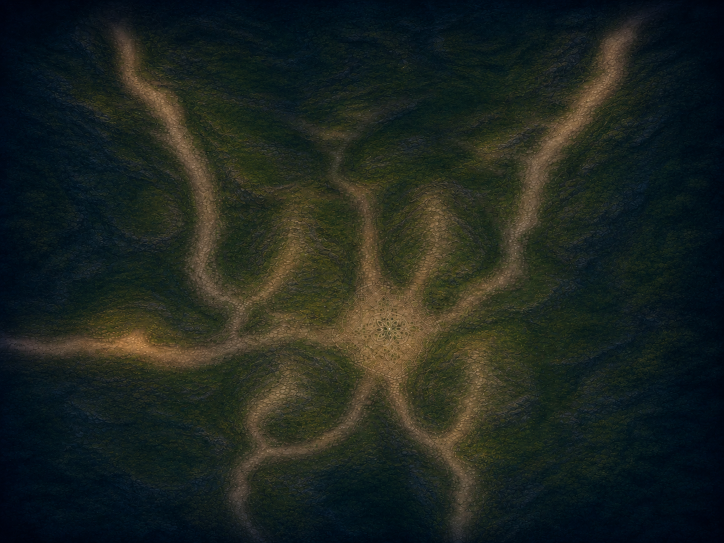
#> input picture 6라운드지형자료/지형.png, 1448 x 1086 px, found by its file name (shown at 1/2 size)
$ python gen_village.py
#> lines starting #> are read from the running program, lines starting #| are printed output that depends on the picture
"""
「자정의 마을」(캠페인 6) 지형 파이프라인.

작가가 준 6라운드지형자료/ 를 게임 에셋으로 굽는다.

  지형.png     -> assets/maps/village.png   (배경 한 장 — MapDef.bgImage)
               -> 통행 마스크               (data.ts MASK_VILLAGE)
  오브젝트.png -> assets/tiles/vg_*.png      (건물 4채 + 나무·바위·등불 소품)

Wang타일.png 는 쓰지 않는다. 그 시트는 「길이 타일 변(邊)으로 이어지는」 엣지형인데
엔진(render.ts WANG_16)은 꼭짓점 기준 코너형이라 규약이 다르다. 억지로 맞추면
작가가 칠한 길 모양이 뭉개지므로, 이미 완성된 지형.png 를 배경으로 통째로 깐다
(MapDef.bgImage — 잿길·세계수와 같은 손그림 지형 경로).

통행 판정: 길은 따뜻하고(r>b) 숲은 차갑다(b>r). 다만 원본에 비네팅이 세서
가장자리 길이 까맣게 죽으므로, 크게 흐린 복사본으로 밝기를 나눠 비네팅을 걷어낸 뒤
색조로 가른다.

실행: python packages/client/tools/gen_village.py
"""
import os
from PIL import Image, ImageFilter

SRC = '6라운드지형자료'
TILES = 'packages/client/public/assets/tiles'
MAPS = 'packages/client/public/assets/maps'

LEN_T, HALF_T = 56, 21          # MapDef 와 반드시 같아야 한다 (길이 56타일 / 반폭 21)
CPT = 2                          # 타일당 격자 칸
ROWS, COLS = LEN_T * CPT, HALF_T * 2 * CPT

# 건물 4채가 설 자리 — 완성.png 에서 잰 화면 비율 (0~1)
BUILDINGS = [
    ('vg_house_a', 0.408, 0.433),   # 11시
    ('vg_house_b', 0.608, 0.414),   # 1시
    ('vg_house_c', 0.390, 0.695),   # 7시
    ('vg_house_d', 0.653, 0.714),   # 5시
]
PLAZA = (0.539, 0.612)


def unvignette(im):
    """크게 흐린 밝기로 나눠 가장자리 어두움을 걷어낸다."""
    g = im.convert('L').filter(ImageFilter.GaussianBlur(70))
    return g


def build_mask(im):
    W, H = im.size
    blur = unvignette(im)
    px, bp = im.load(), blur.load()
    grid = [['#'] * COLS for _ in range(ROWS)]
    for r in range(ROWS):
        for c in range(COLS):
            # 격자 칸 중심 -> 원본 픽셀 (행=진행축 x, 열=폭 y)
            x = min(W - 1, int((r + 0.5) * W / ROWS))
            y = min(H - 1, int((c + 0.5) * H / COLS))
            rr, gg, bb = px[x, y][:3]
            base = max(8, bp[x, y])
            # 비네팅 보정: 주변 평균으로 정규화한 뒤 따뜻함(r-b)을 본다
            warm = (rr - bb) * 40 / base
            lum = (rr + gg + bb) / 3 * 40 / base
            if warm > 6 and lum > 26:
                grid[r][c] = '.'
    return grid


def dilate(grid, n=1):
    """길을 n칸 부풀린다 — 건물 앞마당·계단까지 밟히게."""
    for _ in range(n):
        out = [row[:] for row in grid]
        for r in range(ROWS):
            for c in range(COLS):
                if grid[r][c] == '.':
                    continue
                for dr, dc in ((1, 0), (-1, 0), (0, 1), (0, -1)):
                    nr, nc = r + dr, c + dc
                    if 0 <= nr < ROWS and 0 <= nc < COLS and grid[nr][nc] == '.':
                        out[r][c] = '.'
                        break
        grid = out
    return grid


def carve_disc(grid, fx, fy, tiles_r):
    """건물 둘레를 강제로 열어 준다 — 못 닿으면 부술 수가 없다."""
    cr, cc = fx * ROWS, fy * COLS
    rad = tiles_r * CPT
    for r in range(max(0, int(cr - rad)), min(ROWS, int(cr + rad) + 1)):
        for c in range(max(0, int(cc - rad)), min(COLS, int(cc + rad) + 1)):
            if (r - cr) ** 2 + (c - cc) ** 2 <= rad * rad:
                grid[r][c] = '.'


def cut_objects():
    """오브젝트 시트를 알파 연결 성분으로 잘라 낸다."""
    im = Image.open(os.path.join(SRC, '오브젝트.png')).convert('RGBA')
    W, H = im.size
    a = im.split()[3].load()
    seen = [[False] * W for _ in range(H)]
    boxes = []
    for y in range(H):
        for x in range(W):
            if seen[y][x] or a[x, y] < 40:
                continue
            # 반복 플러드필 (재귀는 스택이 터진다)
            stack = [(x, y)]
            seen[y][x] = True
            x0 = x1 = x
            y0 = y1 = y
            n = 0
            while stack:
                cx, cy = stack.pop()
                n += 1
                x0, x1 = min(x0, cx), max(x1, cx)
                y0, y1 = min(y0, cy), max(y1, cy)
                for dx in (-2, -1, 0, 1, 2):
                    for dy in (-2, -1, 0, 1, 2):
                        nx, ny = cx + dx, cy + dy
                        if 0 <= nx < W and 0 <= ny < H and not seen[ny][nx] and a[nx, ny] >= 40:
                            seen[ny][nx] = True
                            stack.append((nx, ny))
            if n >= 900:  # 티끌 제외
                boxes.append((x0, y0, x1 + 1, y1 + 1, n))
    boxes.sort(key=lambda b: (b[1] // 60, b[0]))  # 위->아래, 좌->우
    return im, boxes


def main():
    os.makedirs(MAPS, exist_ok=True)
    terr = Image.open(os.path.join(SRC, '지형.png')).convert('RGB')
#> terr is the input picture: PIL image 1448x1086 RGB; mean R, G, B 30.3, 37.2, 31.9
    terr.save(os.path.join(MAPS, 'village.png'))
    print(f'-> {MAPS}/village.png {terr.size}')
#| -> packages/client/public/assets/maps/village.png (1448, 1086)

    grid = dilate(build_mask(terr), 1)
#> in unvignette, `g = im.convert('L').filter(ImageFilter.GaussianBlur(70))`:
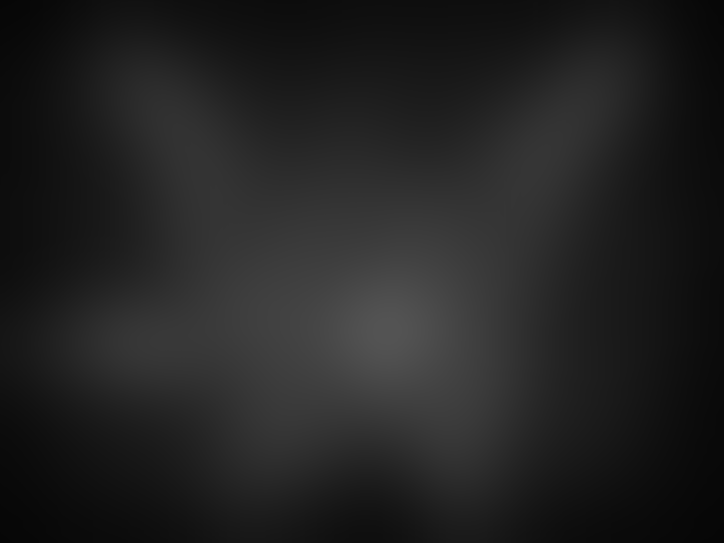
#> g: PIL image 1448x1086 L (shown at 1/2 size); min 6, max 83, mean 34.2
#> after the loop in build_mask, `for r in range(ROWS):`: grid = 112 items
#> the loop in dilate, `for _ in range(n):` made 1 pass
#> grid = 112 items
    for _, fx, fy in BUILDINGS:
        carve_disc(grid, fx, fy, 3.0)
    carve_disc(grid, *PLAZA, 5.0)
    data = ''.join(''.join(r) for r in grid)
    assert len(data) == ROWS * COLS
    print(f'마스크 {ROWS}x{COLS} — 통행 {data.count(".") * 100 // len(data)}%')
#| 마스크 112x84 — 통행 40%
    with open('packages/client/tools/village_mask.txt', 'w') as f:
        f.write(data)
    for r in range(0, ROWS, 3):
        print(''.join('.' if any(grid[r][c + k] == '.' for k in range(min(3, COLS - c)))
                      else '#' for c in range(0, COLS, 3)))
#> this loop made 38 passes

    im, boxes = cut_objects()
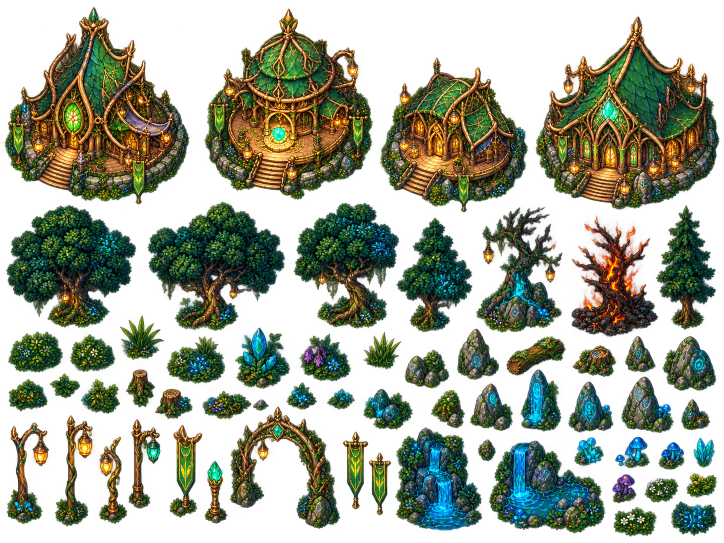
#> input picture 6라운드지형자료/오브젝트.png, 1448 x 1086 px, found by its file name (shown at 1/2 size)
#> in cut_objects, im is the input picture: PIL image 1448x1086 RGBA; mean R, G, B, A 38.1, 45.4, 25.1, 121.9
#> boxes = 60 items, first 6: (9, 13, 379, 409, 87347), (409, 17, 746, 400, 83513), (1071, 33, 1439, 420, 89943), (760, 115, 1056, 425, 58732), (12, 409, 273, 656, 42615), (295, 403, 570, 662, 43337)
    # 잘린 조각은 눈으로 확인하려고 떨궈 두는 것 — 게임이 쓰는 그림이 아니다.
    # public/assets 에 쓰면 60장이 그대로 배포에 실린다. 도구 폴더로 뺀다.
    dump = os.path.join(os.path.dirname(os.path.abspath(__file__)), 'objdump')
    os.makedirs(dump, exist_ok=True)
    print(f'\n오브젝트 {len(boxes)}개:')
#| 오브젝트 60개:
    for i, (x0, y0, x1, y1, n) in enumerate(boxes):
        print(f'  {i:2d}: ({x0},{y0})-({x1},{y1}) {x1 - x0}x{y1 - y0} px={n}')
        im.crop((x0, y0, x1, y1)).save(os.path.join(dump, f'vg_raw{i}.png'))
#> this loop made 60 passes
#> (x0, y0, x1, y1, n) on passes 1 to 12: (9, 13, 379, 409, 87347), (409, 17, 746, 400, 83513), (1071, 33, 1439, 420, 89943), (760, 115, 1056, 425, 58732), (12, 409, 273, 656, 42615), (295, 403, 570, 662, 43337), (587, 406, 798, 657, 34163), (952, 414, 1125, 666, 24992), (1312, 410, 1432, 660, 16397), (793, 435, 945, 664, 18993), (1143, 431, 1316, 674, 23193), (240, 631, 329, 720, 4273)
#|    0: (9,13)-(379,409) 370x396 px=87347
#|    1: (409,17)-(746,400) 337x383 px=83513
#|    2: (1071,33)-(1439,420) 368x387 px=89943
#|    3: (760,115)-(1056,425) 296x310 px=58732
#|    4: (12,409)-(273,656) 261x247 px=42615
#|    5: (295,403)-(570,662) 275x259 px=43337
#|    6: (587,406)-(798,657) 211x251 px=34163
#|    7: (952,414)-(1125,666) 173x252 px=24992
#> (further printed lines are left out)
#> pass 1, in main, `im.crop((x0, y0, x1, y1)).save(os.path.join(dump, f'vg_raw{i}.png'))`:
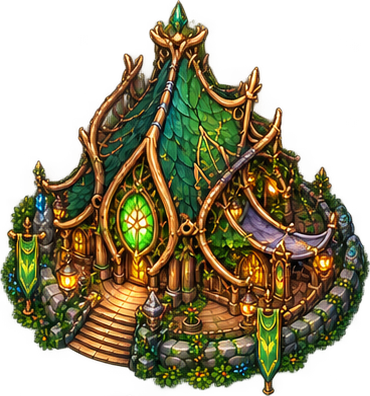
#> saved as vg_raw0.png: PIL image 370x396 RGBA; mean R, G, B, A 60.6, 53.4, 25, 147.8; transparent parts drawn white
#> pass 2, in main, `im.crop((x0, y0, x1, y1)).save(os.path.join(dump, f'vg_raw{i}.png'))`:
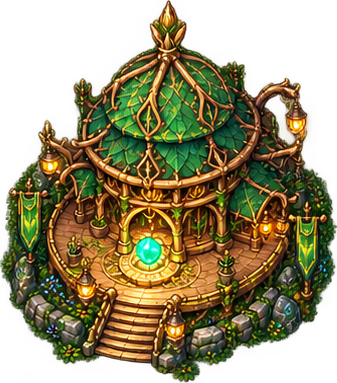
#> saved as vg_raw1.png: PIL image 337x383 RGBA; mean R, G, B, A 69.6, 61.1, 26.3, 160.3; transparent parts drawn white


if __name__ == '__main__':
    main()
